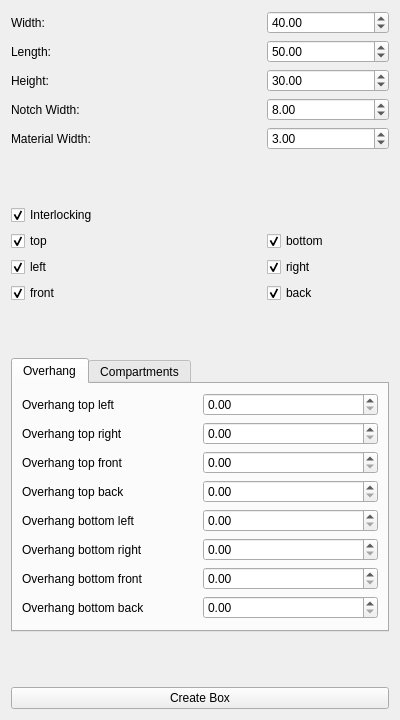
<?xml version="1.0" encoding="UTF-8"?>
<ui version="4.0">
 <class>Dialog</class>
 <widget class="QWidget" name="Dialog">
  <property name="windowModality">
   <enum>Qt::WindowModal</enum>
  </property>
  <property name="geometry">
   <rect>
    <x>0</x>
    <y>0</y>
    <width>400</width>
    <height>720</height>
   </rect>
  </property>
  <property name="windowTitle">
   <string notr="true">Box Creator</string>
  </property>
  <layout class="QGridLayout" name="gridLayout">
   <item row="19" column="0" colspan="3">
    <widget class="QPushButton" name="pushButtonCreate">
     <property name="text">
      <string notr="true">Create Box</string>
     </property>
    </widget>
   </item>
   <item row="5" column="2">
    <widget class="QDoubleSpinBox" name="doubleSpinBoxMaterialWidth">
     <property name="maximum">
      <double>999999.000000000000000</double>
     </property>
     <property name="value">
      <double>3.000000000000000</double>
     </property>
    </widget>
   </item>
   <item row="14" column="2">
    <widget class="QCheckBox" name="checkBoxBack">
     <property name="text">
      <string notr="true">back</string>
     </property>
     <property name="checked">
      <bool>true</bool>
     </property>
    </widget>
   </item>
   <item row="4" column="2">
    <widget class="QDoubleSpinBox" name="doubleSpinBoxNotchWidth">
     <property name="maximum">
      <double>999999.000000000000000</double>
     </property>
     <property name="value">
      <double>8.000000000000000</double>
     </property>
    </widget>
   </item>
   <item row="3" column="0">
    <widget class="QLabel" name="label_2">
     <property name="text">
      <string notr="true">Height:</string>
     </property>
    </widget>
   </item>
   <item row="15" column="0">
    <spacer name="verticalSpacer_2">
     <property name="orientation">
      <enum>Qt::Vertical</enum>
     </property>
     <property name="sizeHint" stdset="0">
      <size>
       <width>20</width>
       <height>40</height>
      </size>
     </property>
    </spacer>
   </item>
   <item row="2" column="0">
    <widget class="QLabel" name="label_3">
     <property name="text">
      <string notr="true">Length:</string>
     </property>
    </widget>
   </item>
   <item row="10" column="0">
    <widget class="QCheckBox" name="checkBoxTop">
     <property name="text">
      <string notr="true">top</string>
     </property>
     <property name="checked">
      <bool>true</bool>
     </property>
    </widget>
   </item>
   <item row="12" column="2">
    <widget class="QCheckBox" name="checkBoxRight">
     <property name="text">
      <string notr="true">right</string>
     </property>
     <property name="checked">
      <bool>true</bool>
     </property>
    </widget>
   </item>
   <item row="0" column="2">
    <widget class="QDoubleSpinBox" name="doubleSpinBoxWidth">
     <property name="decimals">
      <number>2</number>
     </property>
     <property name="minimum">
      <double>0.000000000000000</double>
     </property>
     <property name="maximum">
      <double>999999.000000000000000</double>
     </property>
     <property name="value">
      <double>40.000000000000000</double>
     </property>
    </widget>
   </item>
   <item row="3" column="2">
    <widget class="QDoubleSpinBox" name="doubleSpinBoxHeight">
     <property name="maximum">
      <double>999999.000000000000000</double>
     </property>
     <property name="value">
      <double>30.000000000000000</double>
     </property>
    </widget>
   </item>
   <item row="0" column="0">
    <widget class="QLabel" name="label">
     <property name="locale">
      <locale language="English" country="UnitedStates"/>
     </property>
     <property name="text">
      <string notr="true">Width:</string>
     </property>
    </widget>
   </item>
   <item row="10" column="2">
    <widget class="QCheckBox" name="checkBoxBottom">
     <property name="text">
      <string notr="true">bottom</string>
     </property>
     <property name="checked">
      <bool>true</bool>
     </property>
    </widget>
   </item>
   <item row="12" column="0">
    <widget class="QCheckBox" name="checkBoxLeft">
     <property name="text">
      <string notr="true">left</string>
     </property>
     <property name="checked">
      <bool>true</bool>
     </property>
    </widget>
   </item>
   <item row="17" column="0" colspan="3">
    <widget class="QTabWidget" name="tabWidget">
     <property name="currentIndex">
      <number>0</number>
     </property>
     <widget class="QWidget" name="tab">
      <attribute name="title">
       <string notr="true">Overhang</string>
      </attribute>
      <layout class="QGridLayout" name="gridLayout_4">
       <item row="16" column="2">
        <widget class="QDoubleSpinBox" name="overhangTopFront">
         <property name="maximum">
          <double>999999.000000000000000</double>
         </property>
        </widget>
       </item>
       <item row="19" column="2">
        <widget class="QDoubleSpinBox" name="overhangBotRight">
         <property name="maximum">
          <double>999999.000000000000000</double>
         </property>
        </widget>
       </item>
       <item row="17" column="0">
        <widget class="QLabel" name="label_9">
         <property name="text">
          <string notr="true">Overhang top back</string>
         </property>
        </widget>
       </item>
       <item row="14" column="0">
        <widget class="QLabel" name="label_6">
         <property name="text">
          <string notr="true">Overhang top left</string>
         </property>
        </widget>
       </item>
       <item row="14" column="2">
        <widget class="QDoubleSpinBox" name="overhangTopLeft">
         <property name="maximum">
          <double>999999.000000000000000</double>
         </property>
        </widget>
       </item>
       <item row="18" column="0">
        <widget class="QLabel" name="label_10">
         <property name="text">
          <string notr="true">Overhang bottom left</string>
         </property>
        </widget>
       </item>
       <item row="18" column="2">
        <widget class="QDoubleSpinBox" name="overhangBotLeft">
         <property name="maximum">
          <double>999999.000000000000000</double>
         </property>
        </widget>
       </item>
       <item row="17" column="2">
        <widget class="QDoubleSpinBox" name="overhangTopBack">
         <property name="maximum">
          <double>999999.000000000000000</double>
         </property>
        </widget>
       </item>
       <item row="15" column="0">
        <widget class="QLabel" name="label_7">
         <property name="text">
          <string notr="true">Overhang top right</string>
         </property>
        </widget>
       </item>
       <item row="22" column="0">
        <widget class="QLabel" name="label_13">
         <property name="text">
          <string notr="true">Overhang bottom back</string>
         </property>
        </widget>
       </item>
       <item row="15" column="2">
        <widget class="QDoubleSpinBox" name="overhangTopRight">
         <property name="maximum">
          <double>999999.000000000000000</double>
         </property>
        </widget>
       </item>
       <item row="16" column="0">
        <widget class="QLabel" name="label_8">
         <property name="text">
          <string notr="true">Overhang top front</string>
         </property>
        </widget>
       </item>
       <item row="19" column="0">
        <widget class="QLabel" name="label_11">
         <property name="text">
          <string notr="true">Overhang bottom right</string>
         </property>
        </widget>
       </item>
       <item row="21" column="0">
        <widget class="QLabel" name="label_12">
         <property name="text">
          <string notr="true">Overhang bottom front</string>
         </property>
        </widget>
       </item>
       <item row="22" column="2">
        <widget class="QDoubleSpinBox" name="overhangBotBack">
         <property name="maximum">
          <double>999999.000000000000000</double>
         </property>
        </widget>
       </item>
       <item row="21" column="2">
        <widget class="QDoubleSpinBox" name="overhangBotFront">
         <property name="maximum">
          <double>999999.000000000000000</double>
         </property>
        </widget>
       </item>
      </layout>
     </widget>
     <widget class="QWidget" name="tab_2">
      <attribute name="title">
       <string notr="true">Compartments</string>
      </attribute>
      <layout class="QGridLayout" name="gridLayout_2">
       <item row="2" column="1">
        <widget class="QDoubleSpinBox" name="compartmentOffset">
         <property name="maximum">
          <double>99999999.000000000000000</double>
         </property>
         <property name="value">
          <double>20.000000000000000</double>
         </property>
        </widget>
       </item>
       <item row="7" column="0" colspan="2">
        <widget class="QPushButton" name="pushButton_CompartZ">
         <property name="text">
          <string notr="true">Create Z Compartment</string>
         </property>
        </widget>
       </item>
       <item row="2" column="0">
        <widget class="QLabel" name="label_14">
         <property name="text">
          <string notr="true">Offset</string>
         </property>
        </widget>
       </item>
       <item row="5" column="0" colspan="2">
        <widget class="QPushButton" name="pushButton_CompartX">
         <property name="text">
          <string notr="true">Create X Compartment</string>
         </property>
        </widget>
       </item>
       <item row="1" column="0">
        <spacer name="verticalSpacer_5">
         <property name="orientation">
          <enum>Qt::Vertical</enum>
         </property>
         <property name="sizeHint" stdset="0">
          <size>
           <width>20</width>
           <height>40</height>
          </size>
         </property>
        </spacer>
       </item>
       <item row="6" column="0" colspan="2">
        <widget class="QPushButton" name="pushButton_CompartY">
         <property name="text">
          <string notr="true">Create Y Compartment</string>
         </property>
        </widget>
       </item>
       <item row="3" column="0">
        <spacer name="verticalSpacer_3">
         <property name="orientation">
          <enum>Qt::Vertical</enum>
         </property>
         <property name="sizeHint" stdset="0">
          <size>
           <width>20</width>
           <height>40</height>
          </size>
         </property>
        </spacer>
       </item>
       <item row="0" column="0" colspan="2">
        <widget class="QLabel" name="label_15">
         <property name="text">
          <string notr="true">Select a box or some sides of a box first</string>
         </property>
        </widget>
       </item>
      </layout>
     </widget>
    </widget>
   </item>
   <item row="5" column="0" colspan="2">
    <widget class="QLabel" name="label_5">
     <property name="text">
      <string notr="true">Material Width:</string>
     </property>
    </widget>
   </item>
   <item row="2" column="2">
    <widget class="QDoubleSpinBox" name="doubleSpinBoxLength">
     <property name="maximum">
      <double>999999.000000000000000</double>
     </property>
     <property name="value">
      <double>50.000000000000000</double>
     </property>
    </widget>
   </item>
   <item row="14" column="0">
    <widget class="QCheckBox" name="checkBoxFront">
     <property name="text">
      <string notr="true">front</string>
     </property>
     <property name="checked">
      <bool>true</bool>
     </property>
    </widget>
   </item>
   <item row="4" column="0">
    <widget class="QLabel" name="label_4">
     <property name="text">
      <string notr="true">Notch Width:</string>
     </property>
    </widget>
   </item>
   <item row="8" column="0">
    <spacer name="verticalSpacer">
     <property name="orientation">
      <enum>Qt::Vertical</enum>
     </property>
     <property name="sizeHint" stdset="0">
      <size>
       <width>20</width>
       <height>40</height>
      </size>
     </property>
    </spacer>
   </item>
   <item row="18" column="0">
    <spacer name="verticalSpacer_4">
     <property name="orientation">
      <enum>Qt::Vertical</enum>
     </property>
     <property name="sizeHint" stdset="0">
      <size>
       <width>20</width>
       <height>40</height>
      </size>
     </property>
    </spacer>
   </item>
   <item row="9" column="0">
    <widget class="QCheckBox" name="checkBoxInterlocking">
     <property name="text">
      <string>Interlocking</string>
     </property>
     <property name="checked">
      <bool>true</bool>
     </property>
    </widget>
   </item>
  </layout>
 </widget>
 <resources/>
 <connections/>
</ui>
